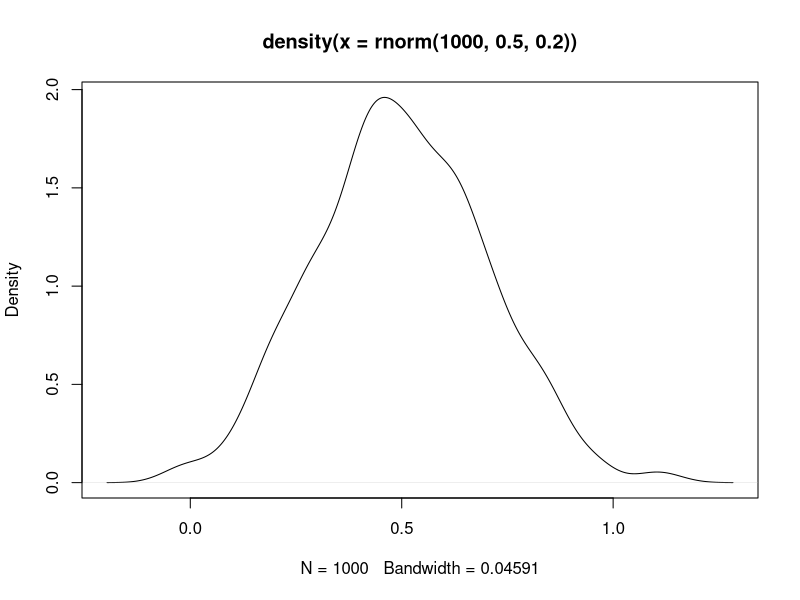
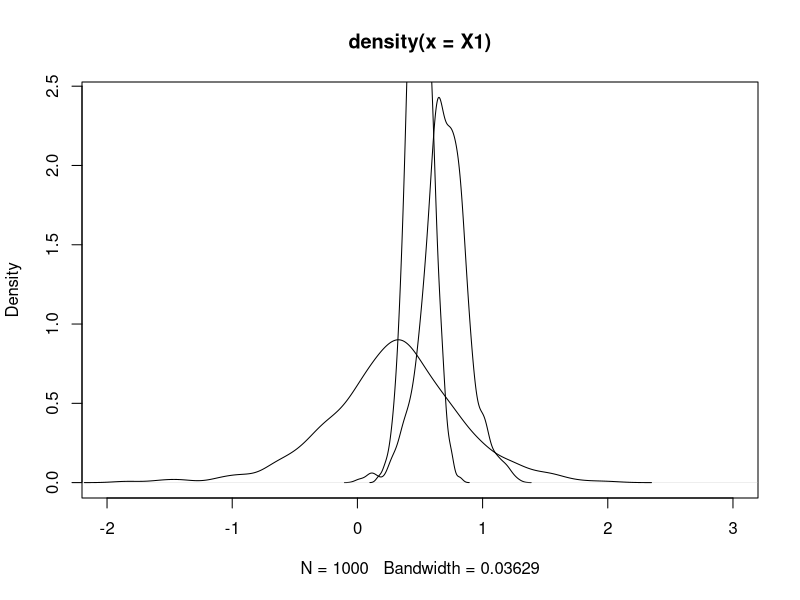
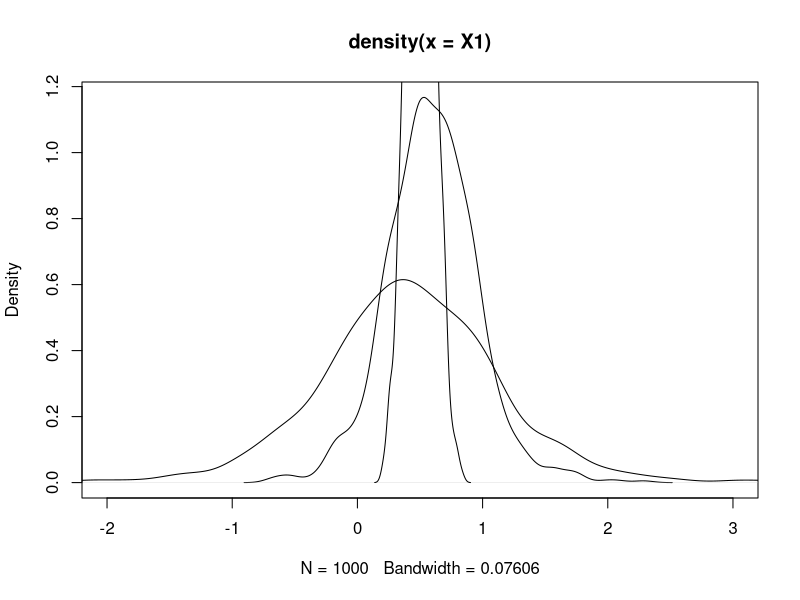

Write the R code that produced these figures, in order.
plot(density(rnorm(1000, 0.5, 0.2)))
n.i <- 1000

x1.u <- 0.7; x1.s <- 0.1
x2.u <- 0.3; x2.s <- 0.3 
v.sd <- 0.1

X1 <- x1.u + x1.s*rlogis(n.i)
X2 <- x2.u + x2.s*rlogis(n.i)

# X <- ifelse(T.fail <= 2, X1, X2)

v.i <- rnorm(n.i, mean = 0.5, sd = v.sd)

plot(density(X1), xlim = c(-2,3))
lines(density(X2))
lines(density(v.i))


x1.u <- 0.6; x1.s <- 0.2
x2.u <- 0.4; x2.s <- 0.4
v.sd <- 0.1

X1 <- x1.u + x1.s*rlogis(n.i)
X2 <- x2.u + x2.s*rlogis(n.i)

v.i <- rnorm(n.i, mean = 0.5, sd = v.sd)

plot(density(X1), xlim = c(-2,3))
lines(density(X2))
lines(density(v.i))
